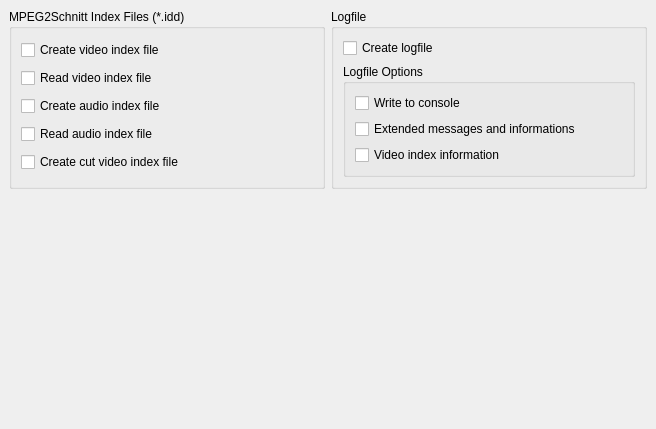
<ui version="4.0" >
 <author></author>
 <comment></comment>
 <exportmacro></exportmacro>
 <class>TTCutSettingsFiles</class>
 <widget class="QWidget" name="TTCutSettingsFiles" >
  <property name="geometry" >
   <rect>
    <x>0</x>
    <y>0</y>
    <width>656</width>
    <height>429</height>
   </rect>
  </property>
  <property name="windowTitle" >
   <string>Form</string>
  </property>
  <layout class="QGridLayout" >
   <property name="margin" >
    <number>9</number>
   </property>
   <property name="spacing" >
    <number>6</number>
   </property>
   <item row="0" column="0" >
    <widget class="QGroupBox" name="gbIDDFiles" >
     <property name="title" >
      <string>MPEG2Schnitt Index Files (*.idd)</string>
     </property>
     <layout class="QVBoxLayout" >
      <property name="margin" >
       <number>9</number>
      </property>
      <property name="spacing" >
       <number>6</number>
      </property>
      <item>
       <widget class="QCheckBox" name="cbCreateVideoIDD" >
        <property name="text" >
         <string>Create video index file</string>
        </property>
       </widget>
      </item>
      <item>
       <widget class="QCheckBox" name="cbReadVideoIDD" >
        <property name="text" >
         <string>Read video index file</string>
        </property>
       </widget>
      </item>
      <item>
       <widget class="QCheckBox" name="cbCreateAudioIDD" >
        <property name="text" >
         <string>Create audio index file</string>
        </property>
       </widget>
      </item>
      <item>
       <widget class="QCheckBox" name="cbReadAudioIDD" >
        <property name="text" >
         <string>Read audio index file</string>
        </property>
       </widget>
      </item>
      <item>
       <widget class="QCheckBox" name="cbCreateCutIDD" >
        <property name="text" >
         <string>Create cut video index file</string>
        </property>
       </widget>
      </item>
     </layout>
    </widget>
   </item>
   <item row="1" column="0" >
    <spacer>
     <property name="orientation" >
      <enum>Qt::Vertical</enum>
     </property>
     <property name="sizeHint" >
      <size>
       <width>297</width>
       <height>101</height>
      </size>
     </property>
    </spacer>
   </item>
   <item row="0" column="1" >
    <widget class="QGroupBox" name="gbLogfile" >
     <property name="title" >
      <string>Logfile</string>
     </property>
     <layout class="QGridLayout" >
      <property name="margin" >
       <number>9</number>
      </property>
      <property name="spacing" >
       <number>6</number>
      </property>
      <item row="1" column="0" >
       <widget class="QGroupBox" name="gbLogfileOptions" >
        <property name="title" >
         <string>Logfile Options</string>
        </property>
        <layout class="QGridLayout" >
         <property name="margin" >
          <number>9</number>
         </property>
         <property name="spacing" >
          <number>6</number>
         </property>
         <item row="2" column="0" >
          <widget class="QCheckBox" name="cbLogPlusVideoIndex" >
           <property name="text" >
            <string>Video index information</string>
           </property>
          </widget>
         </item>
         <item row="1" column="0" >
          <widget class="QCheckBox" name="cbLogExtended" >
           <property name="text" >
            <string>Extended messages and informations</string>
           </property>
          </widget>
         </item>
         <item row="0" column="0" >
          <widget class="QCheckBox" name="cbLogConsole" >
           <property name="text" >
            <string>Write to console</string>
           </property>
          </widget>
         </item>
        </layout>
       </widget>
      </item>
      <item row="0" column="0" >
       <widget class="QCheckBox" name="cbCreateLog" >
        <property name="text" >
         <string>Create logfile</string>
        </property>
       </widget>
      </item>
     </layout>
    </widget>
   </item>
  </layout>
 </widget>
 <pixmapfunction></pixmapfunction>
 <resources/>
 <connections/>
</ui>
